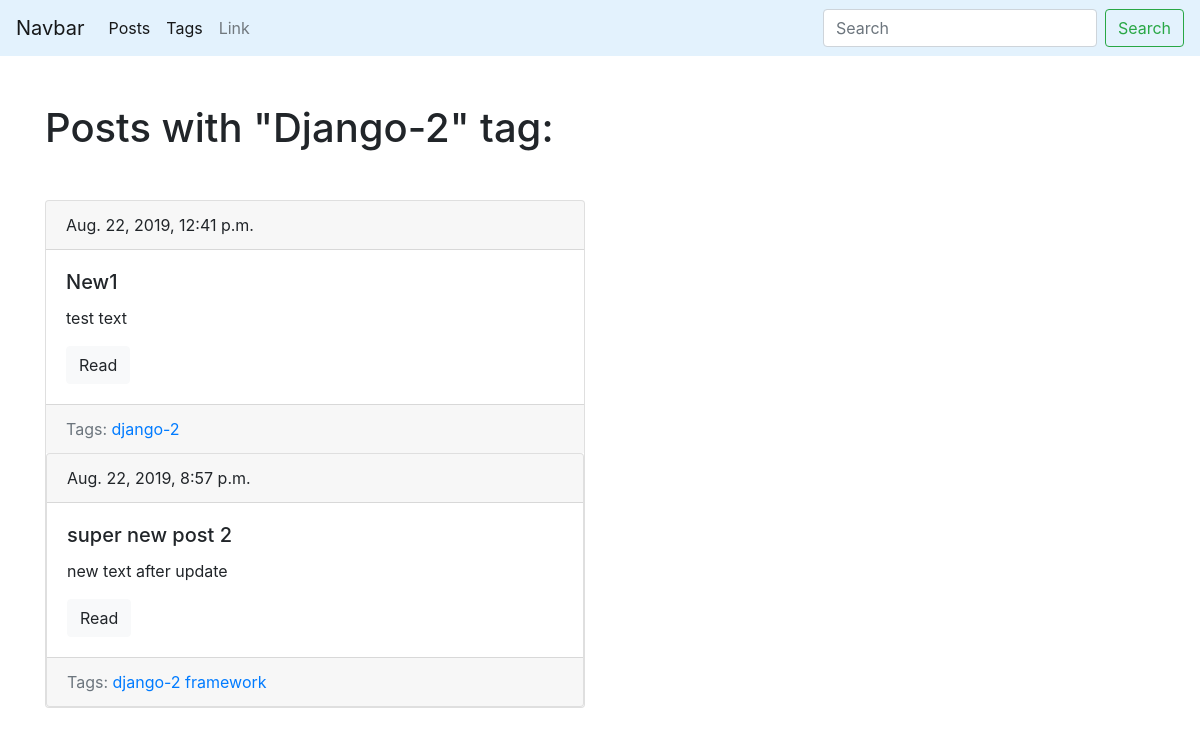
The page /blog/tag/django-2/ on the database its author committed.
### blog/models.py (models this page shows, shortened)
class Tag(models.Model):
    title = models.CharField(max_length=50)
    slug = models.SlugField(max_length=50, unique=True)
    def get_absolute_url(self):
        return reverse('tag_detail_url', kwargs={'slug': self.slug})

class Post(models.Model):
    title = models.CharField(max_length=150, db_index=True)
    slug = models.SlugField(max_length=150, blank=True,unique=True)
    body = models.TextField(blank=True, db_index=True)
    tags = models.ManyToManyField('Tag', blank=True, related_name='posts')
    date_pub = models.DateTimeField(auto_now_add=True)
    def get_absolute_url(self):
        return reverse('post_detail_url', kwargs={'slug': self.slug})

### blog/views.py (the view)
# urls.py: path('tag/<str:slug>/', TagDetail.as_view(), name='tag_detail_url'),
class TagDetail(ObjectDetailMixin, View):
    model = Tag
    template = 'blog/tag_detail.html'

### blog/utils.py (called while the page is built)
    def get(self, request, slug):
        obj = get_object_or_404(self.model, slug__iexact=slug)
        return render(request, self.template, context={self.model.__name__.lower(): obj})

### blog/templates/blog/tag_detail.html (shortened to what this page needs)
{% extends 'blog/base_blog.html'%}
{% block content %}
    <h1 class="mb-5">Posts with "{{ tag.title|title }}" tag:</h1>
    {% for post in tag.posts.all %}
        {% include 'blog/includes/post_card_template.html' %}
    {% endfor %}
{% endblock %}

### blog/templates/blog/base_blog.html
{% extends 'base.html' %}

### templates/base.html (shortened to what this page needs)
<!DOCTYPE html>
<html lang="en" dir="ltr">
    <head>
        <link rel="stylesheet" href="https://stackpath.bootstrapcdn.com/bootstrap/4.3.1/css/bootstrap.min.css">
    </head>
    <body>
        <nav class="navbar navbar-expand-lg navbar-light" style="background-color: #e3f2fd;">
          <a class="navbar-brand" href="#">Navbar</a>
          <div class="collapse navbar-collapse" id="navbarSupportedContent">
            <ul class="navbar-nav mr-auto">
              <li class="nav-item active">
                <a class="nav-link" href="{% url 'posts_list_url' %}">Posts</a>
              </li>
              <li class="nav-item active">
                <a class="nav-link" href="{% url 'tags_list_url' %}">Tags</a>
              </li>
              <li class="nav-item">
                <a class="nav-link" href="#">Link</a>
              </li>
            </ul>
            <form class="form-inline my-2 my-lg-0">
              <input class="form-control mr-sm-2" type="search" placeholder="Search" aria-label="Search">
              <button class="btn btn-outline-success my-2 my-sm-0" type="submit">Search</button>
            </form>
          </div>
        </nav>
        <div class="container mt-5">
            <div class="row">
                <div class="col-6 offest-md-2">
                    {% block content %}{% endblock %}
                </div>
            </div>
        </div>
    </body>
</html>

### blog/templates/blog/includes/post_card_template.html
<div class="card">
    <div class="card-header">
        {{ post.date_pub}}
    </div>
    <div class="card-body">
        <h5 class="card-title">{{ post.title }}</h5>
        <p class="card-text">{{ post.body }}</p>
        <a href="{{ post.get_absolute_url }}" class="btn btn-light">Read</a>
    </div>
    <div class="card-footer text-muted">
        Tags:
        {% for tag in post.tags.all %}
            <a href="{{ tag.get_absolute_url }}">{{ tag.title }}</a>
        {% endfor %}
    </div
</div>

### rows shown on the page
Tag: title "Django-2", title "django-2"
Post: date_pub "Aug. 22, 2019, 12:41 p.m.", title "New1", body "test text"
Post: date_pub "Aug. 22, 2019, 8:57 p.m.", title "super new post 2", body "new text after update"
Tag: title "framework"
